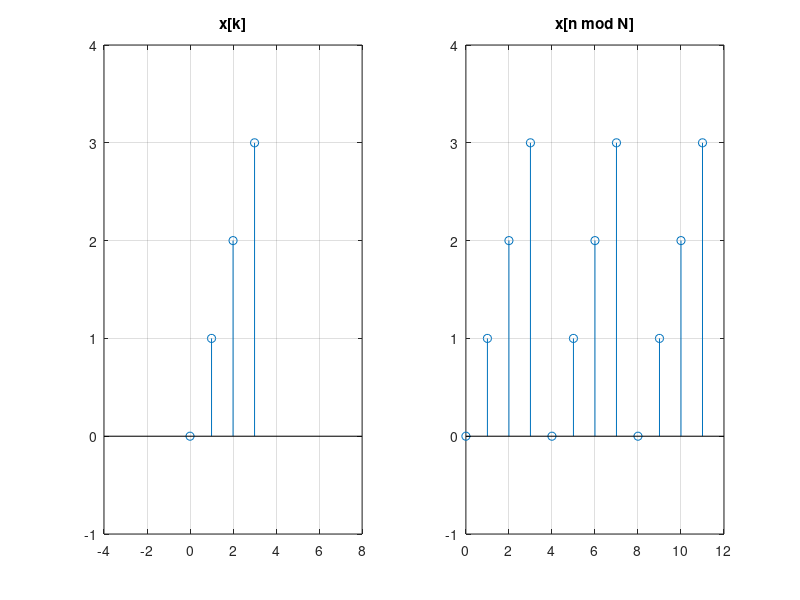
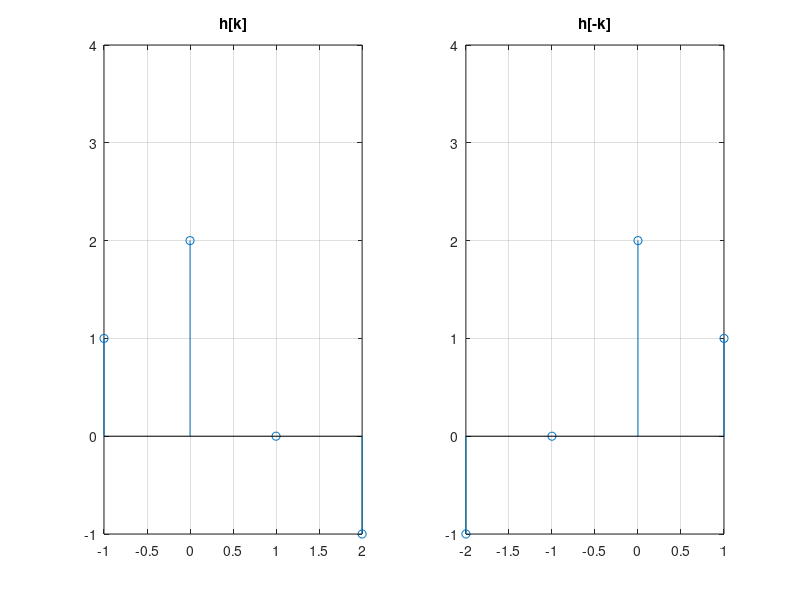
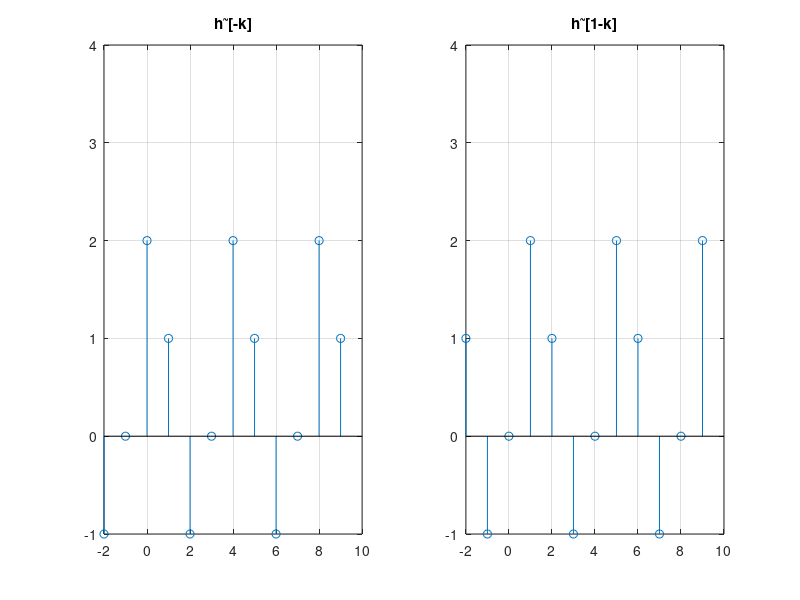
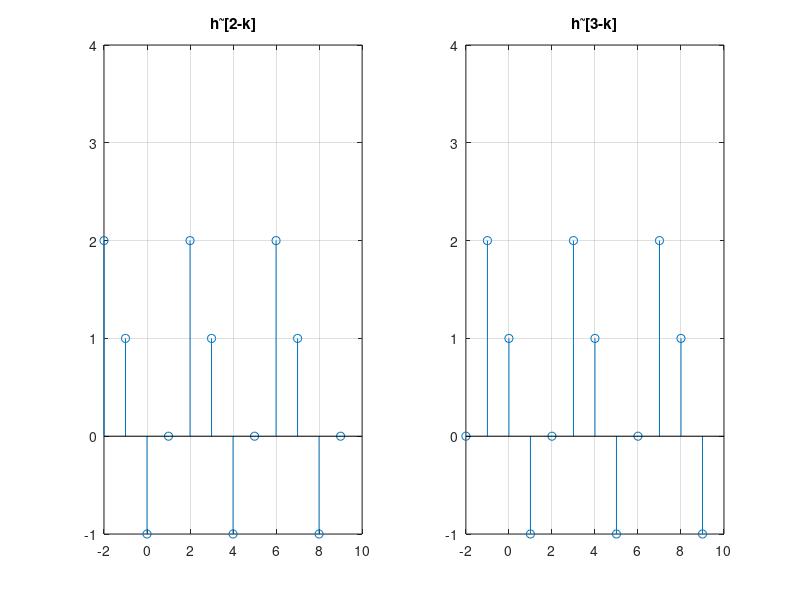

Recreate these plots in MATLAB, in order.
% Example 12.10 - Κατασκευή σχημάτων παραδείγματος 12.10

% x[n]
nx = [0,1,2,3]; x = [0,1,2,3];
x1 = [-4,-3,-2,-1, 0,1,2,3, 4,5,6,7];

% Επέκταση x[n]
nn = [0, 1, 2, 3, 4, 5, 6, 7, 8, 9, 10, 11]; xx = [x, x, x];

% h[n]
nh = [-1, 0, 1, 2]; h = [1, 2, 0, -1];

% h[-k]
nh0 = [-2, -1, 0, 1]; h0 = [-1, 0, 2, 1]

h00 = [-1, 0, 2, 1, -1, 0, 2, 1, -1, 0, 2, 1];
nh00 = [-2, -1, 0, 1, 2, 3, 4, 5, 6, 7, 8, 9];

h01 = [1, -1, 0, 2, 1, -1, 0, 2, 1, -1, 0, 2];
h02 = [2, 1, -1, 0, 2, 1, -1, 0, 2, 1, -1, 0];
h03 = [0, 2, 1, -1, 0, 2, 1, -1, 0, 2, 1, -1];

y=[-1,1,7,5,-1,1,7,5,-1,1,7,5, ];
ny = [-4,-3,-2,-1,0,1,2, 3, 4, 5, 6, 7];

% Figure 12.10
figure(1)
subplot(121); stem(nx,x); title('x[k]'); xlim([-4,8]); ylim([-1, 4]); grid on;
subplot(122); stem(nn,xx); title('x[n mod N]'); ylim([-1, 4]); grid on;

% Figure 12.11
figure(2); 
subplot(121); stem(nh,h); title('h[k]'); ylim([-1, 4]); grid on;
subplot(122); stem(nh0,h0); title('h[-k]'); ylim([-1, 4]); grid on;

% Figure 12.12
figure(3); 
subplot(121); stem(nh00,h00); title('h^~[-k]'); ylim([-1, 4]); grid on;
subplot(122); stem(nh00,h01); title('h^~[1-k]'); ylim([-1, 4]); grid on;

% Figure 12.13
figure(4); 
subplot(121); stem(nh00,h02); title('h^~[2-k]'); ylim([-1, 4]); grid on;
subplot(122); stem(nh00,h03); title('h^~[3-k]'); ylim([-1, 4]); grid on;

% Figure 12.14
figure(5); stem(ny,y); title('y[n]'); ylim([-1, 7]); grid on;

